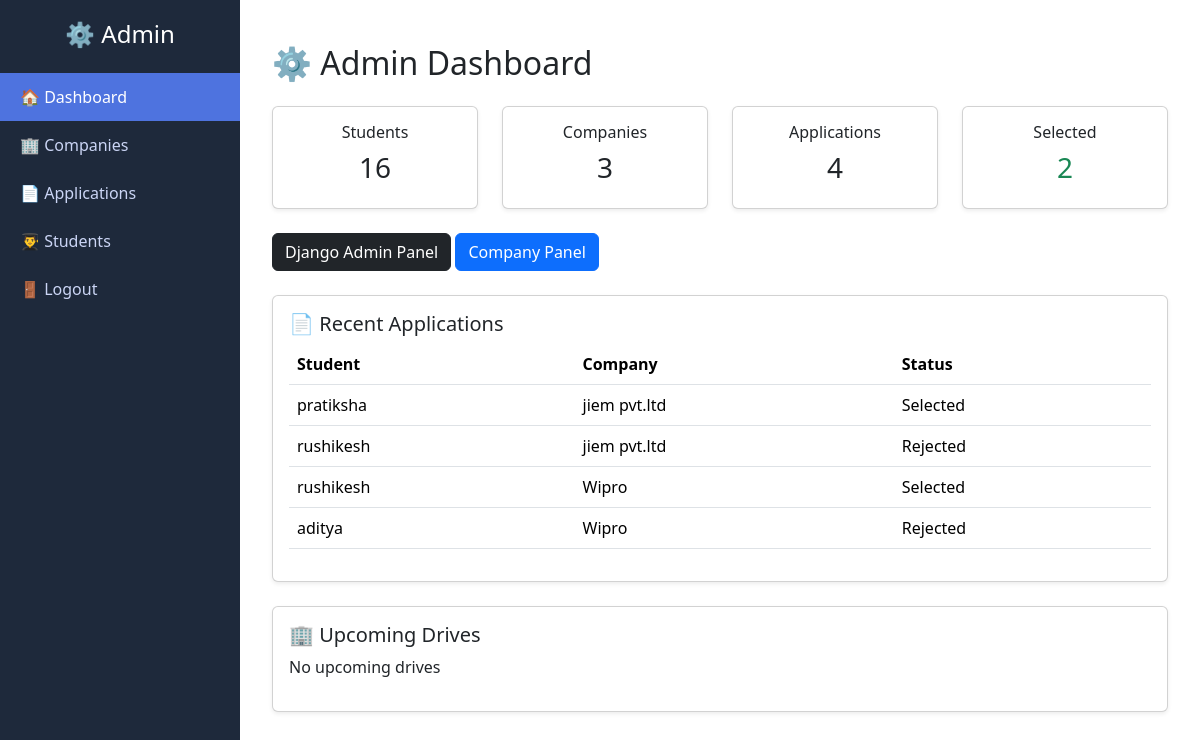
Screenshot of /admin_home/ (signed in) with the database file from the repository.
### core/models.py (models this page shows, shortened)
class application(models.Model):
    STATUS_CHOICES = (
        ('Applied','Applied'),
        ('Selected','Selected'),
        ('Rejected','Rejected'),
    )
    student = models.ForeignKey(Student,on_delete=models.CASCADE)
    company = models.ForeignKey(Company,on_delete=models.CASCADE)
    status = models.CharField(max_length=20,choices=STATUS_CHOICES,default='Applied')
    interview_date = models.DateField(null=True, blank=True)
    interview_time = models.TimeField(null=True, blank=True)
    interview_mode = models.CharField(max_length=20, blank=True)  # Online / Offline
    interview_link = models.URLField(null=True, blank=True)

class Student(models.Model):
    user = models.OneToOneField(User,on_delete=models.CASCADE)
    phone = models.CharField(max_length=15)
    branch = models.CharField(max_length=100,choices=BRANCH_CHOICES)
    tenth_percentage = models.FloatField()
    tweleve_percentage = models.FloatField()
    cgpa = models.FloatField()
    resume = models.FileField(upload_to='resumes/',null=True,blank=True)

class Company(models.Model):
    company_name = models.CharField(max_length=200)
    job_role = models.CharField(max_length=200)
    ctc = models.FloatField()
    drive_date = models.DateField(null=True,blank=True)
    deadline = models.DateTimeField(null=True, blank=True)
    eligibility_cgpa = models.FloatField()
    allowed_branches = models.CharField(
        max_length=20,
        choices=BRANCH_CHOICES,
        default='CSE'
    )
    drive_notice = models.FileField(upload_to='drive_notices/', null=True, blank=True)
    description = models.TextField()
    image = models.ImageField(upload_to='company_logos/', null=True, blank=True)
    created_by = models.ForeignKey(User, on_delete=models.CASCADE, null=True)

### core/views.py (the view)
# urls.py: path('admin_home/',views.admin_home,name='admin_home'),
@login_required
def admin_home(request):
    if not request.user.is_superuser:
        return redirect('guest_home')
    total_students = Student.objects.count()
    total_companies = Company.objects.count()
    total_applications = application.objects.count()
    total_selected = application.objects.filter(status='Selected').count()
    recent_students = Student.objects.order_by('-id')[:2]
    recent_applications = application.objects.select_related('student', 'company').order_by('-id')[:5]
    upcoming_drives = Company.objects.filter(
        drive_date__gte=now()
    ).order_by('drive_date')[:5]
    context = {
        'total_students': total_students,
        'total_companies': total_companies,
        'total_applications': total_applications,
        'total_selected': total_selected,
        'recent_students': recent_students,
        'recent_applications': recent_applications,
        'upcoming_drives': upcoming_drives,
    }
    return render(request, 'admin_home.html', context)

### core/templates/admin_home.html
{% extends 'admin_base.html' %}
{% block content %}
<div class="container mt-4">
    <h2 class="mb-4">⚙️ Admin Dashboard</h2>
    <div class="row">
        <div class="col-md-3">
            <div class="card p-3 text-center shadow-sm">
                <h6>Students</h6>
                <h3>{{ total_students }}</h3>
            </div>
        </div>
        <div class="col-md-3">
            <div class="card p-3 text-center shadow-sm">
                <h6>Companies</h6>
                <h3>{{ total_companies }}</h3>
            </div>
        </div>
        <div class="col-md-3">
            <div class="card p-3 text-center shadow-sm">
                <h6>Applications</h6>
                <h3>{{ total_applications }}</h3>
            </div>
        </div>
        <div class="col-md-3">
            <div class="card p-3 text-center shadow-sm">
                <h6>Selected</h6>
                <h3 class="text-success">{{ total_selected }}</h3>
            </div>
        </div>
    </div>
    <div class="mt-4">
        <a href="/admin/" class="btn btn-dark">Django Admin Panel</a>
        <a href="{% url 'manage_applications' %}" class="btn btn-primary">Company Panel</a>
    </div>
    <div class="card mt-4 p-3 shadow-sm">
        <h5>📄 Recent Applications</h5>
        <table class="table">
            <tr>
                <th>Student</th>
                <th>Company</th>
                <th>Status</th>
            </tr>
            {% for app in recent_applications %}
            <tr>
                <td>{{ app.student.user.username }}</td>
                <td>{{ app.company.company_name }}</td>
                <td>{{ app.status }}</td>
            </tr>
            {% endfor %}
        </table>
    </div>
    <div class="card mt-4 p-3 shadow-sm">
        <h5>🏢 Upcoming Drives</h5>
        {% for company in upcoming_drives %}
            <div class="border p-2 mb-2 rounded">
                <strong>{{ company.company_name }}</strong> - {{ company.job_role }} <br>
                <small>📅 {{ company.drive_date }}</small>
            </div>
        {% empty %}
            <p>No upcoming drives</p>
        {% endfor %}
    </div>
</div>
{% endblock %}

### core/templates/admin_base.html (style rules this page uses)
body { overflow-x: hidden; }

### rows the page displays
application: student.user.username "pratiksha", company.company_name "jiem pvt.ltd", status "Selected"
application: student.user.username "rushikesh", company.company_name "jiem pvt.ltd", status "Rejected"
application: student.user.username "rushikesh", company.company_name "Wipro", status "Selected"
application: student.user.username "aditya", company.company_name "Wipro", status "Rejected"

### other values shown
{{ total_students }} "16"
{{ total_companies }} "3"
{{ total_applications }} "4"
{{ total_selected }} "2"
